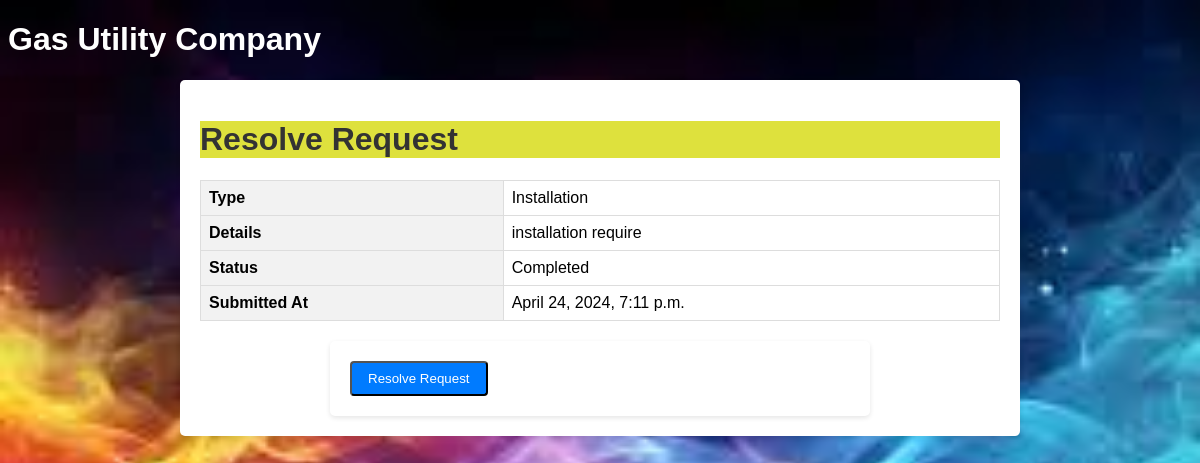
/resolve/7/, run on the app's committed database.
### gas_utility/models.py (models this page shows)
class ServiceRequest(models.Model):
    STATUS_CHOICES = (
        ('Pending', 'Pending'),
        ('In Progress', 'In Progress'),
        ('Completed', 'Completed'),
    )
    type = models.CharField(max_length=100)
    details = models.TextField()
    attachment = models.FileField(upload_to='attachments/')
    status = models.CharField(max_length=20, choices=STATUS_CHOICES, default='Pending')
    created_at = models.DateTimeField(auto_now_add=True)
    resolved_at = models.DateTimeField(null=True, blank=True)

### gas_utility/views.py (the view)
# urls.py: path('resolve/<int:request_id>/', views.resolve_request, name='resolve_request'),
def resolve_request(request, request_id):
    service_request = get_object_or_404(ServiceRequest, pk=request_id)
    if request.method == 'POST':
        service_request.status = 'Completed'
        service_request.resolved_at = timezone.now()
        service_request.save()
        return redirect('manage_requests')
    return render(request, 'resolve_request.html', {'service_request': service_request})

### gas_utility/templates/resolve_request.html (shortened to what this page needs)
{% load static %}
<!DOCTYPE html>
<html lang="en">
<head>
    <link rel="stylesheet" type="text/css" href="{% static 'styles.css' %}">
</head>
<body class="gib">
    <h1 class="vi">Gas Utility Company</h1>
    <div class="container">
        <h1 style="background-color: rgb(222, 225, 61);">Resolve Request</h1>
        <table class="request-details">
            <tr>
                <th>Type</th>
                <td>{{ service_request.type }}</td>
            </tr>
            <tr>
                <th>Details</th>
                <td>{{ service_request.details }}</td>
            </tr>
            <tr>
                <th>Status</th>
                <td>{{ service_request.status }}</td>
            </tr>
            <tr>
                <th>Submitted At</th>
                <td>{{ service_request.created_at }}</td>
            </tr>
        </table>
        <form method="post">
            <input type="submit" value="Resolve Request" class="button">
        </form>
    </div>
</body>
</html>

### gas_utility/static/styles.css (style rules this page uses)
.vi { color: white; }
.gib { background-size: cover; background-repeat: no-repeat; background-attachment: fixed; }
body { font-family: Arial, sans-serif; background-color: #f0f0f0; }
h1 { color: #333; }
form { max-width: 500px; margin: 0 auto; padding: 20px; background-color: #fff; border-radius: 5px; box-shadow: 0 2px 5px rgba(0, 0, 0, 0.1); }
table { width: 100%; border-collapse: collapse; margin-bottom: 20px; }
th, td { border: 1px solid #ddd; padding: 8px; text-align: left; }
th { background-color: #f2f2f2; }
.container { max-width: 800px; margin: 0 auto; padding: 20px; background-color: #fff; border-radius: 5px; box-shadow: 0 2px 5px rgba(0, 0, 0, 0.1); }
.button { background-color: #007bff; color: #fff; padding: 8px 16px; text-decoration: none; border-radius: 4px; }
.request-details { width: 100%; border-collapse: collapse; margin-bottom: 20px; }
.request-details th, .request-details td { border: 1px solid #ddd; padding: 8px; text-align: left; }
.request-details th { background-color: #f2f2f2; }
.button { background-color: #007bff; color: #fff; padding: 8px 16px; text-decoration: none; border-radius: 4px; cursor: pointer; }

### data on the page
ServiceRequest: type "Installation", details "installation require", status "Completed", created_at "April 24, 2024, 7:11 p.m."
